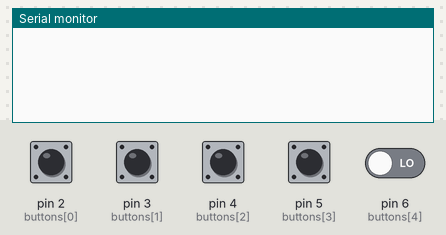
A sketch run on a simulated Arduino Uno, built with avr-gcc and run on an emulated ATmega328P. On the bench: the last lines printed to the serial monitor. The test bench sets the inputs (shaded band); at power-on: pin 2 (buttons[0]), pin 3 (buttons[1]), pin 4 (buttons[2]), pin 5 (buttons[3]), pin 6 (buttons[4]) LOW.

Above: at 1.2 s.
1.3 s: pin 2 (buttons[0]) pulled HIGH for 0.15 s
At 2.6 s:
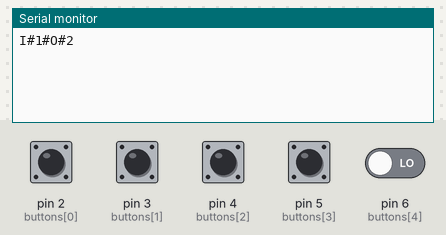
2.9 s: pin 3 (buttons[1]) pulled HIGH for 0.15 s
At 3.9 s:
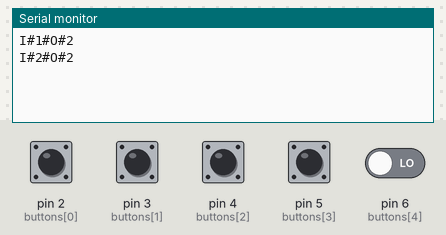
4.5 s: pin 2 (buttons[0]) driven HIGH and pin 6 (buttons[4]) driven HIGH
At 5.2 s:
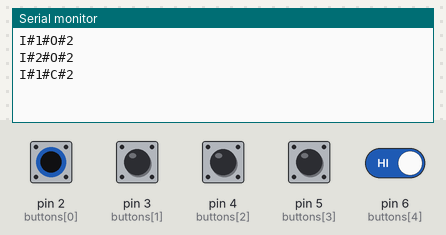
6.0 s: pin 3 (buttons[1]) pulled HIGH for 1 s
At 6.4 s:
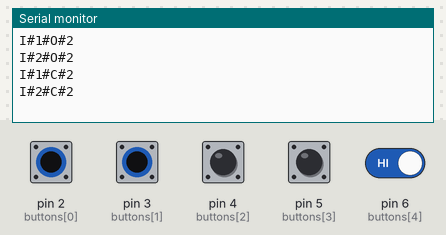

Measured:
- after the input at 1.3 s, the serial monitor: prints a new line after 0.05 s (image 1)
- after the input at 2.9 s, the serial monitor: prints a new line after 0.05 s (image 2)
- after the input at 4.5 s, the serial monitor: prints a new line after 0.05 s (image 3)
- after the input at 6.0 s, the serial monitor: prints a new line after 0.05 s (image 4)

The sketch:

Display.ino
```cpp
byte buttons[] = {2, 3, 4, 5, 6}; // pin numbers of the buttons that we'll use
int GatePeople[5];
#define NUMBUTTONS sizeof(buttons)
int buttonState[NUMBUTTONS];
int lastButtonState[NUMBUTTONS];
boolean buttonIsPressed[NUMBUTTONS];
long lastDebounceTime = 0; //the last time the output pin was toggled
long debounceDelay = 50; //the debounce time; increase if the output flickers

int gateNum = 1;
char GateMess = 'I';
char GateStatus = 'O';
int OtherGate = 2;

void setup()
{
  Serial.begin(115200);

  for (int i = 0; i < (NUMBUTTONS - 1); i++)
  {
    pinMode(i, INPUT);
    lastButtonState[i] = LOW;
    buttonIsPressed[i] = false;
  }
}

void loop()
{
  check_buttons();
  action();
}

void check_buttons()
{
  for (int currentButton = 0; currentButton < NUMBUTTONS; currentButton++)
  {
    int reading = digitalRead(buttons[currentButton]);

    if (reading != lastButtonState[currentButton])
    {
      lastDebounceTime = millis();
    }

    if ((millis() - lastDebounceTime) > debounceDelay)
    {
      if (reading != buttonState[currentButton])
      {
        buttonState[currentButton] = reading;
        if (buttonState[currentButton] == HIGH)
        {
          buttonIsPressed[currentButton] = true;
        }
      }
    }
    lastButtonState[currentButton] = reading;
  }
}

void action()
{
  for (int currentButton = 0; currentButton < NUMBUTTONS; currentButton++)
  {
    if (buttonIsPressed[currentButton])
    {
      //      Serial.print("button "); Serial.println(buttons[currentButton]);
      if (buttons[currentButton] == 2)      //INCREMENT
      {
        Serial.print(GateMess);
        Serial.print("#");
        Serial.print(gateNum);
        Serial.print("#");
        Serial.print(GateStatus);
        Serial.print("#");
        Serial.println(OtherGate);
        gateNum++;
      }
      else if (buttons[currentButton] == 3)   //DECREMENT
      {
        Serial.print(GateMess);
        Serial.print("#");
        Serial.print(gateNum);
        Serial.print("#");
        Serial.print(GateStatus);
        Serial.print("#");
        Serial.println(OtherGate);
        gateNum--;
      }
      else if (buttons[currentButton] == 4)     //QUEUE
      {
       OtherGate++;
      }
      else if (buttons[currentButton] == 5)     //HELP
      {
        OtherGate--;
        if(OtherGate < 0)
        {
          OtherGate = 0;
        }
      }
      else if (buttons[currentButton] == 6)     //CHANGE GATE NUMBER + TOILET
      {
        if (GateStatus == 'O')
        {
          GateStatus = 'C';
        }
        else
        {
          GateStatus = 'O';
        }
      }
      buttonIsPressed[currentButton] = false;
    }
  }
}
```
